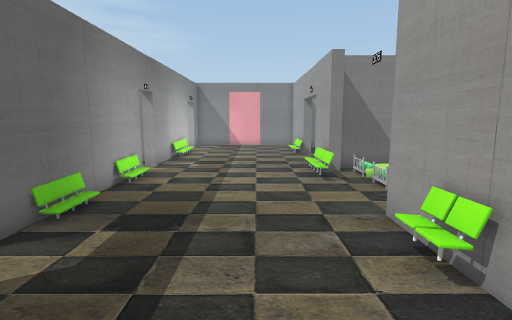
view 1 (above)

23 first-person views from a walk through a 3-D level made in the Unity game engine. The camera is 1.5 m above the floor, tilts 8° down and sees 80° across. Doors are open. The floor is counted in squares, 0.67 m on a side. Each view is taken from the middle of a square. On the plan, view 1 faces up. The plan holds only what a view shows up to about 18 squares ahead; the rest is blank. The place goes on beyond the plan. The player is left out. Some surface patterns are stand-ins.

view 2
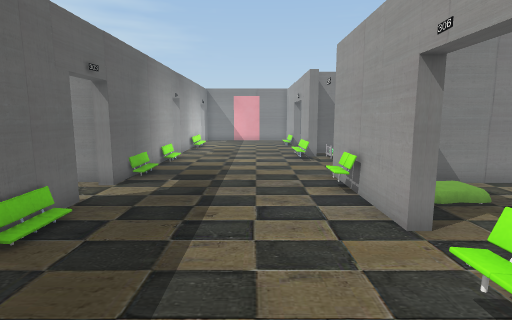

view 3
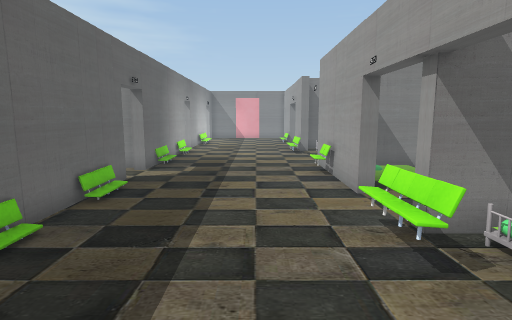

view 4
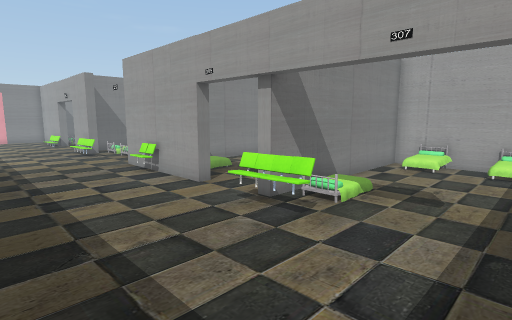

view 5
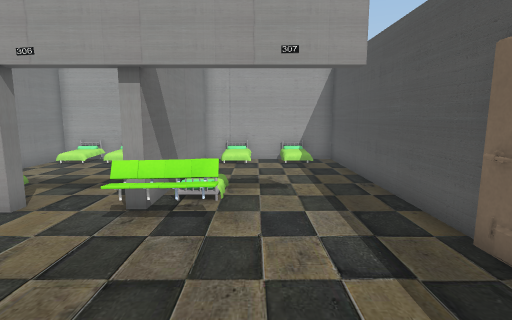

view 6
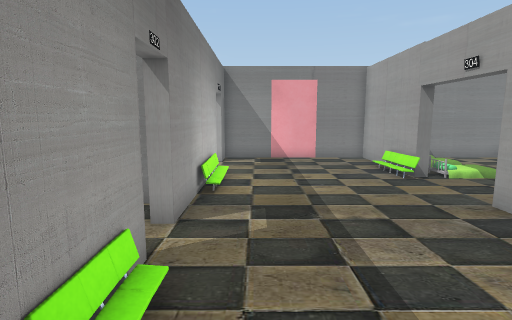

view 7
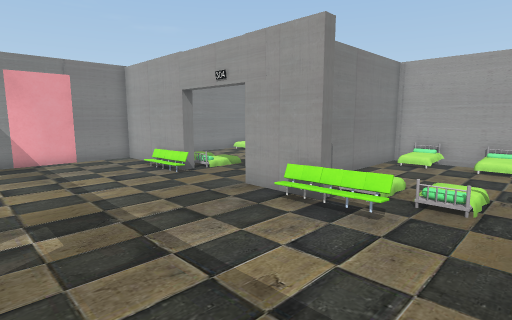

view 8
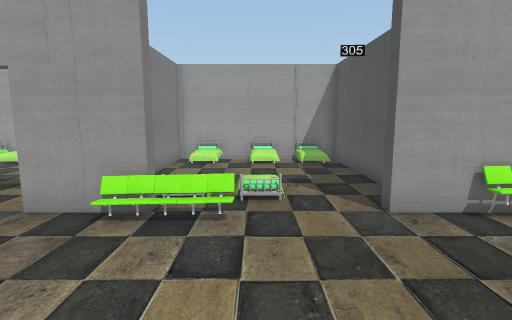

view 9
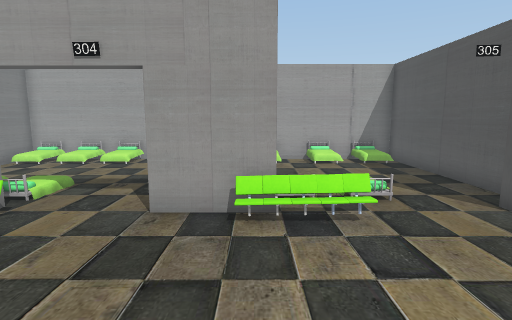

view 10
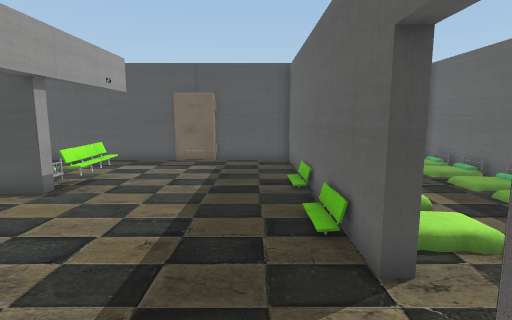

view 11
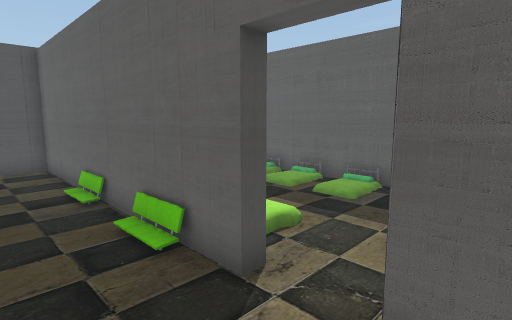

view 12
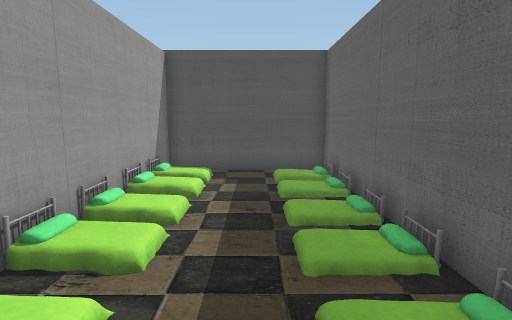

view 13
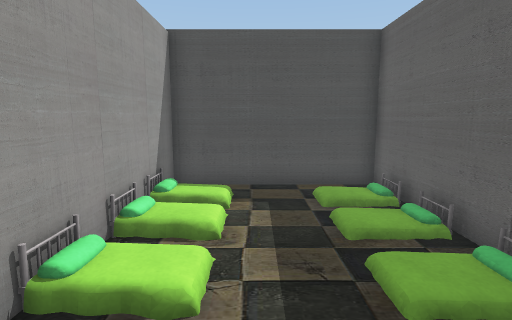

view 14
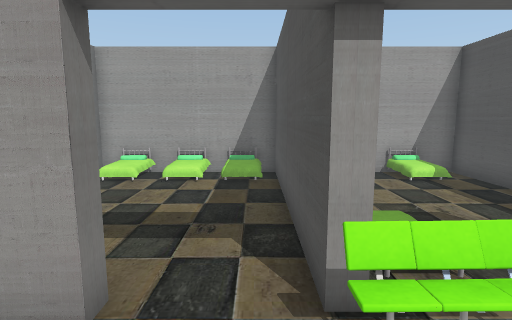

view 15
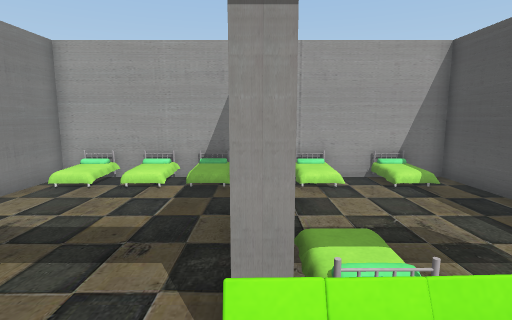

view 16
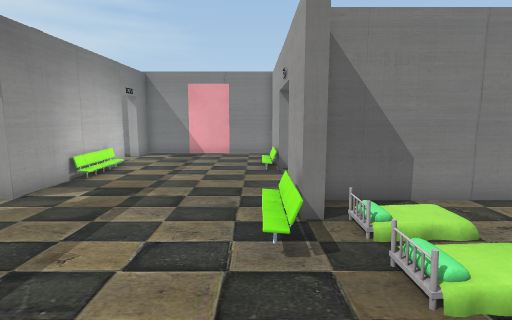

view 17
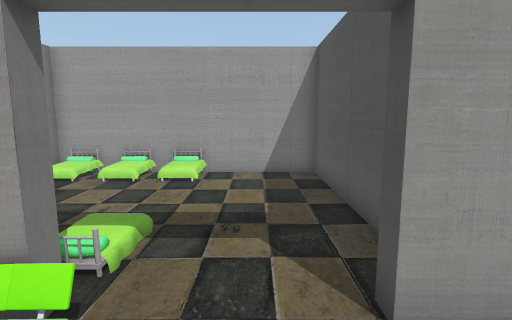

view 18
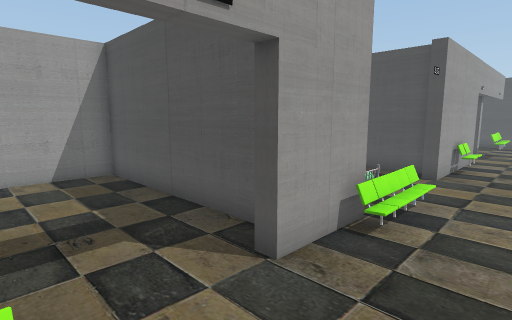

view 19
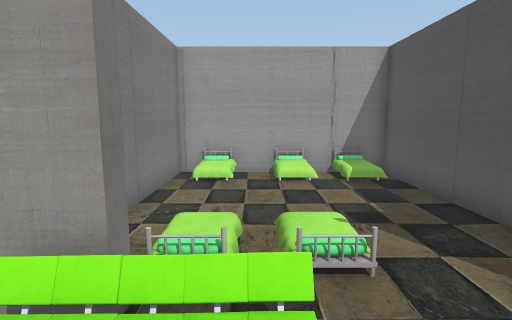

view 20
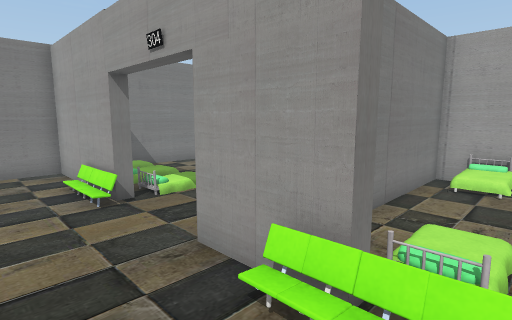

view 21
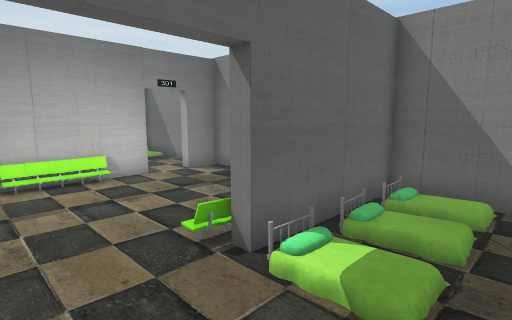

view 22
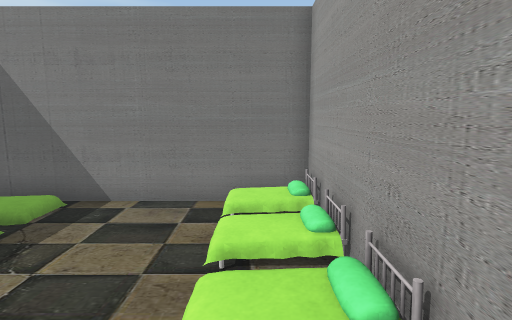

view 23
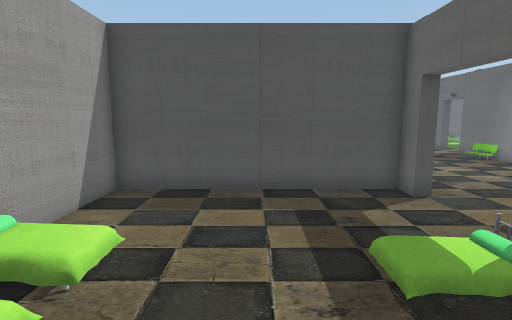

### Floor plan
Key: @ floor where view 1 was taken; # wall or solid block; . main floor; : floor 0.25 m higher than the main floor; / step, stairs or slope; D open door; O other object.
Columns run from 12 left of view 1 to 13 right of it. Each row starts with its distance up from view 1.
 25        ##################
 24        #.......#  /....O#
 23        D.......#  /.....##
 22        O.......#  :....O##
 21        #.......##//.....##
 20        O.......D#:/....O##
 19        #.......D///.....##
 18        #.......D........##
 17        #.......D........##
 16        #.......D........##
 15        #.......###########
 14        D.......###########
 13        D.......##//....O #
 12        #.......D///....O #
 11        #.......D///..... #
 10        #.......O// ....OO#
  9        #.......D///....O #
  8        #................ #
  7        #.......D.......O #
  6       ##.......###########
  5        DD......###########
  4    ....DD......#   ....O #
  3  //....D.......# ::..... #
  2 #//..::#.......##......O #
  1 #/:..::#.......D#......O #
  0 #//....#....@..D.......O #
 -1 #::..::#.......D.......O #
 -2 #./....#......OO##########
 -3 #::..::#......OO ::....  #
 -4 #......#......OO.::....OO#
 -5 #::..: #.......D........ #
 -6 #..... O.......D........O#
 -7 # :..: #.......D.......O #
 -8 # /... #.......D........ #
 -9 ###############D##########

Where each view was taken, in squares from view 1:
view 1: 0 up, 0 right, facing up
view 2: 5 down, 0 right, facing up
view 3: 8 down, 0 right, facing up
view 4: 8 down, 3 left, facing up-right
view 5: 5 down, 4 left, facing right
view 6: 8 up, 3 left, facing up
view 7: 8 up, 4 left, facing up-right
view 8: 10 up, 4 left, facing right
view 9: 13 up, 4 left, facing right
view 10: 7 up, 3 left, facing down
view 11: 6 up, 2 left, facing down-left
view 12: 4 up, 9 left, facing down
view 13: 1 up, 8 left, facing down
view 14: 1 down, 0 right, facing right
view 15: 2 down, 1 right, facing right
view 16: 6 up, 2 right, facing up
view 17: 17 up, 0 right, facing right
view 18: 19 up, 0 right, facing down-right
view 19: 11 up, 0 right, facing right
view 20: 11 up, 0 right, facing up-right
view 21: 16 up, 7 right, facing up-left
view 22: 17 up, 11 right, facing up
view 23: 24 up, 8 right, facing down
